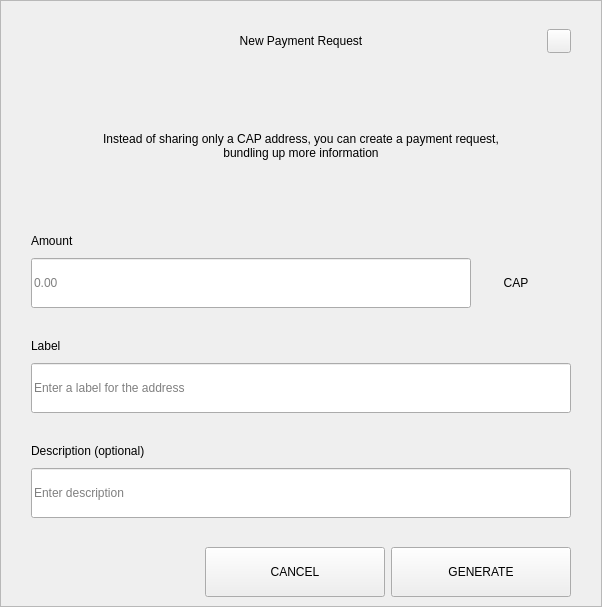
<?xml version="1.0" encoding="UTF-8"?>
<ui version="4.0">
 <class>RequestDialog</class>
 <widget class="QDialog" name="RequestDialog">
  <property name="geometry">
   <rect>
    <x>0</x>
    <y>0</y>
    <width>602</width>
    <height>607</height>
   </rect>
  </property>
  <property name="windowTitle">
   <string>Dialog</string>
  </property>
  <layout class="QVBoxLayout" name="verticalLayout_5">
   <property name="spacing">
    <number>0</number>
   </property>
   <property name="leftMargin">
    <number>0</number>
   </property>
   <property name="topMargin">
    <number>0</number>
   </property>
   <property name="rightMargin">
    <number>0</number>
   </property>
   <property name="bottomMargin">
    <number>0</number>
   </property>
   <item>
    <widget class="QFrame" name="frame">
     <property name="styleSheet">
      <string notr="true"/>
     </property>
     <property name="frameShape">
      <enum>QFrame::StyledPanel</enum>
     </property>
     <property name="frameShadow">
      <enum>QFrame::Raised</enum>
     </property>
     <layout class="QVBoxLayout" name="verticalLayout_4" stretch="1,0,0">
      <property name="spacing">
       <number>0</number>
      </property>
      <property name="leftMargin">
       <number>30</number>
      </property>
      <property name="topMargin">
       <number>20</number>
      </property>
      <property name="rightMargin">
       <number>30</number>
      </property>
      <property name="bottomMargin">
       <number>0</number>
      </property>
      <item>
       <layout class="QHBoxLayout" name="horizontalLayout_3">
        <property name="spacing">
         <number>0</number>
        </property>
        <item>
         <spacer name="horizontalSpacer_21">
          <property name="orientation">
           <enum>Qt::Horizontal</enum>
          </property>
          <property name="sizeHint" stdset="0">
           <size>
            <width>40</width>
            <height>20</height>
           </size>
          </property>
         </spacer>
        </item>
        <item>
         <widget class="QLabel" name="labelTitle">
          <property name="minimumSize">
           <size>
            <width>0</width>
            <height>40</height>
           </size>
          </property>
          <property name="maximumSize">
           <size>
            <width>16777215</width>
            <height>40</height>
           </size>
          </property>
          <property name="styleSheet">
           <string notr="true">padding-left:24px;</string>
          </property>
          <property name="text">
           <string>New Payment Request</string>
          </property>
          <property name="alignment">
           <set>Qt::AlignCenter</set>
          </property>
          <property name="margin">
           <number>7</number>
          </property>
         </widget>
        </item>
        <item>
         <spacer name="horizontalSpacer">
          <property name="orientation">
           <enum>Qt::Horizontal</enum>
          </property>
          <property name="sizeHint" stdset="0">
           <size>
            <width>40</width>
            <height>20</height>
           </size>
          </property>
         </spacer>
        </item>
        <item>
         <widget class="QPushButton" name="btnEsc">
          <property name="minimumSize">
           <size>
            <width>24</width>
            <height>24</height>
           </size>
          </property>
          <property name="maximumSize">
           <size>
            <width>24</width>
            <height>24</height>
           </size>
          </property>
          <property name="focusPolicy">
           <enum>Qt::NoFocus</enum>
          </property>
          <property name="text">
           <string/>
          </property>
         </widget>
        </item>
       </layout>
      </item>
      <item>
       <widget class="QStackedWidget" name="stack">
        <property name="minimumSize">
         <size>
          <width>540</width>
          <height>0</height>
         </size>
        </property>
        <property name="maximumSize">
         <size>
          <width>540</width>
          <height>16777215</height>
         </size>
        </property>
        <property name="currentIndex">
         <number>0</number>
        </property>
        <widget class="QWidget" name="page_1">
         <property name="minimumSize">
          <size>
           <width>540</width>
           <height>0</height>
          </size>
         </property>
         <property name="maximumSize">
          <size>
           <width>540</width>
           <height>16777215</height>
          </size>
         </property>
         <layout class="QVBoxLayout" name="layout1">
          <property name="spacing">
           <number>0</number>
          </property>
          <property name="leftMargin">
           <number>0</number>
          </property>
          <property name="topMargin">
           <number>0</number>
          </property>
          <property name="rightMargin">
           <number>0</number>
          </property>
          <property name="bottomMargin">
           <number>0</number>
          </property>
          <item>
           <spacer name="verticalSpacer_21">
            <property name="orientation">
             <enum>Qt::Vertical</enum>
            </property>
            <property name="sizeType">
             <enum>QSizePolicy::Fixed</enum>
            </property>
            <property name="sizeHint" stdset="0">
             <size>
              <width>20</width>
              <height>30</height>
             </size>
            </property>
           </spacer>
          </item>
          <item alignment="Qt::AlignHCenter">
           <widget class="QLabel" name="labelMessage">
            <property name="minimumSize">
             <size>
              <width>400</width>
              <height>50</height>
             </size>
            </property>
            <property name="text">
             <string>Instead of sharing only a CAP address, you can create a payment request, bundling up more information</string>
            </property>
            <property name="alignment">
             <set>Qt::AlignCenter</set>
            </property>
            <property name="wordWrap">
             <bool>true</bool>
            </property>
           </widget>
          </item>
          <item alignment="Qt::AlignBottom">
           <widget class="QWidget" name="containerAmount" native="true">
            <layout class="QVBoxLayout" name="verticalLayout">
             <property name="spacing">
              <number>9</number>
             </property>
             <property name="leftMargin">
              <number>0</number>
             </property>
             <property name="topMargin">
              <number>0</number>
             </property>
             <property name="rightMargin">
              <number>0</number>
             </property>
             <property name="bottomMargin">
              <number>0</number>
             </property>
             <item>
              <widget class="QLabel" name="labelSubtitleAmount">
               <property name="minimumSize">
                <size>
                 <width>350</width>
                 <height>16</height>
                </size>
               </property>
               <property name="maximumSize">
                <size>
                 <width>16777215</width>
                 <height>16</height>
                </size>
               </property>
               <property name="text">
                <string>Amount</string>
               </property>
              </widget>
             </item>
             <item alignment="Qt::AlignTop">
              <widget class="QWidget" name="layoutAmount" native="true">
               <layout class="QHBoxLayout" name="horizontalLayout" stretch="2,0">
                <property name="spacing">
                 <number>0</number>
                </property>
                <property name="leftMargin">
                 <number>0</number>
                </property>
                <property name="topMargin">
                 <number>0</number>
                </property>
                <property name="rightMargin">
                 <number>0</number>
                </property>
                <property name="bottomMargin">
                 <number>0</number>
                </property>
                <item>
                 <widget class="QLineEdit" name="lineEditAmount">
                  <property name="minimumSize">
                   <size>
                    <width>0</width>
                    <height>50</height>
                   </size>
                  </property>
                  <property name="maximumSize">
                   <size>
                    <width>16777215</width>
                    <height>50</height>
                   </size>
                  </property>
                  <property name="placeholderText">
                   <string notr="true">0.00</string>
                  </property>
                 </widget>
                </item>
                <item>
                 <widget class="QWidget" name="comboContainer" native="true">
                  <property name="minimumSize">
                   <size>
                    <width>100</width>
                    <height>50</height>
                   </size>
                  </property>
                  <property name="maximumSize">
                   <size>
                    <width>16777215</width>
                    <height>50</height>
                   </size>
                  </property>
                  <layout class="QHBoxLayout" name="horizontalLayout_31">
                   <property name="spacing">
                    <number>0</number>
                   </property>
                   <property name="leftMargin">
                    <number>0</number>
                   </property>
                   <property name="topMargin">
                    <number>0</number>
                   </property>
                   <property name="rightMargin">
                    <number>10</number>
                   </property>
                   <property name="bottomMargin">
                    <number>0</number>
                   </property>
                   <item>
                    <widget class="QLabel" name="comboBoxCoin">
                     <property name="text">
                      <string>CAP</string>
                     </property>
                     <property name="alignment">
                      <set>Qt::AlignCenter</set>
                     </property>
                    </widget>
                   </item>
                  </layout>
                 </widget>
                </item>
               </layout>
              </widget>
             </item>
            </layout>
           </widget>
          </item>
          <item>
           <spacer name="verticalSpacer_31">
            <property name="orientation">
             <enum>Qt::Vertical</enum>
            </property>
            <property name="sizeType">
             <enum>QSizePolicy::Fixed</enum>
            </property>
            <property name="sizeHint" stdset="0">
             <size>
              <width>20</width>
              <height>30</height>
             </size>
            </property>
           </spacer>
          </item>
          <item>
           <layout class="QVBoxLayout" name="verticalLayoutLabel">
            <property name="spacing">
             <number>9</number>
            </property>
            <item>
             <widget class="QLabel" name="labelSubtitleLabel">
              <property name="minimumSize">
               <size>
                <width>0</width>
                <height>16</height>
               </size>
              </property>
              <property name="maximumSize">
               <size>
                <width>16777215</width>
                <height>16</height>
               </size>
              </property>
              <property name="text">
               <string>Label</string>
              </property>
             </widget>
            </item>
            <item>
             <widget class="QLineEdit" name="lineEditLabel">
              <property name="minimumSize">
               <size>
                <width>0</width>
                <height>50</height>
               </size>
              </property>
              <property name="maximumSize">
               <size>
                <width>16777215</width>
                <height>50</height>
               </size>
              </property>
              <property name="placeholderText">
               <string>Enter a label for the address</string>
              </property>
             </widget>
            </item>
           </layout>
          </item>
          <item>
           <spacer name="verticalSpacer_34">
            <property name="orientation">
             <enum>Qt::Vertical</enum>
            </property>
            <property name="sizeType">
             <enum>QSizePolicy::Fixed</enum>
            </property>
            <property name="sizeHint" stdset="0">
             <size>
              <width>20</width>
              <height>30</height>
             </size>
            </property>
           </spacer>
          </item>
          <item>
           <layout class="QVBoxLayout" name="verticalLayoutDescription">
            <property name="spacing">
             <number>9</number>
            </property>
            <item>
             <widget class="QLabel" name="labelSubtitleDescription">
              <property name="minimumSize">
               <size>
                <width>0</width>
                <height>16</height>
               </size>
              </property>
              <property name="maximumSize">
               <size>
                <width>16777215</width>
                <height>16</height>
               </size>
              </property>
              <property name="text">
               <string>Description (optional)</string>
              </property>
             </widget>
            </item>
            <item>
             <widget class="QLineEdit" name="lineEditDescription">
              <property name="minimumSize">
               <size>
                <width>0</width>
                <height>50</height>
               </size>
              </property>
              <property name="maximumSize">
               <size>
                <width>16777215</width>
                <height>50</height>
               </size>
              </property>
              <property name="placeholderText">
               <string>Enter description</string>
              </property>
             </widget>
            </item>
            <item>
             <spacer name="verticalSpacer_4">
              <property name="orientation">
               <enum>Qt::Vertical</enum>
              </property>
              <property name="sizeType">
               <enum>QSizePolicy::Fixed</enum>
              </property>
              <property name="sizeHint" stdset="0">
               <size>
                <width>20</width>
                <height>20</height>
               </size>
              </property>
             </spacer>
            </item>
           </layout>
          </item>
         </layout>
        </widget>
        <widget class="QWidget" name="page_2">
         <layout class="QVBoxLayout" name="layout2">
          <item>
           <spacer name="verticalSpacer_5">
            <property name="orientation">
             <enum>Qt::Vertical</enum>
            </property>
            <property name="sizeType">
             <enum>QSizePolicy::Fixed</enum>
            </property>
            <property name="sizeHint" stdset="0">
             <size>
              <width>20</width>
              <height>50</height>
             </size>
            </property>
           </spacer>
          </item>
          <item alignment="Qt::AlignHCenter">
           <widget class="QLabel" name="labelQrImg">
            <property name="minimumSize">
             <size>
              <width>260</width>
              <height>260</height>
             </size>
            </property>
            <property name="maximumSize">
             <size>
              <width>260</width>
              <height>260</height>
             </size>
            </property>
            <property name="text">
             <string/>
            </property>
            <property name="alignment">
             <set>Qt::AlignCenter</set>
            </property>
           </widget>
          </item>
          <item>
           <spacer name="verticalSpacer_2">
            <property name="orientation">
             <enum>Qt::Vertical</enum>
            </property>
            <property name="sizeType">
             <enum>QSizePolicy::Fixed</enum>
            </property>
            <property name="sizeHint" stdset="0">
             <size>
              <width>20</width>
              <height>30</height>
             </size>
            </property>
           </spacer>
          </item>
          <item alignment="Qt::AlignHCenter">
           <widget class="QLabel" name="labelAddress">
            <property name="text">
             <string>D7VFR83SQbiezrW72hjcWJtcfip5krte2Z </string>
            </property>
           </widget>
          </item>
          <item>
           <spacer name="verticalSpacer_32">
            <property name="orientation">
             <enum>Qt::Vertical</enum>
            </property>
            <property name="sizeType">
             <enum>QSizePolicy::Expanding</enum>
            </property>
            <property name="sizeHint" stdset="0">
             <size>
              <width>20</width>
              <height>20</height>
             </size>
            </property>
           </spacer>
          </item>
          <item>
           <layout class="QHBoxLayout" name="horizontal">
            <property name="leftMargin">
             <number>20</number>
            </property>
            <property name="rightMargin">
             <number>20</number>
            </property>
            <property name="bottomMargin">
             <number>20</number>
            </property>
            <item>
             <spacer name="horizontalSpacer_4">
              <property name="orientation">
               <enum>Qt::Horizontal</enum>
              </property>
              <property name="sizeHint" stdset="0">
               <size>
                <width>40</width>
                <height>20</height>
               </size>
              </property>
             </spacer>
            </item>
            <item>
             <widget class="QPushButton" name="btnCopyAddress">
              <property name="minimumSize">
               <size>
                <width>180</width>
                <height>50</height>
               </size>
              </property>
              <property name="text">
               <string>COPY ADDRESS</string>
              </property>
             </widget>
            </item>
            <item>
             <widget class="QPushButton" name="btnCopyUrl">
              <property name="minimumSize">
               <size>
                <width>180</width>
                <height>50</height>
               </size>
              </property>
              <property name="text">
               <string>COPY URL</string>
              </property>
             </widget>
            </item>
            <item>
             <spacer name="horizontalSpacer_2">
              <property name="orientation">
               <enum>Qt::Horizontal</enum>
              </property>
              <property name="sizeHint" stdset="0">
               <size>
                <width>40</width>
                <height>20</height>
               </size>
              </property>
             </spacer>
            </item>
           </layout>
          </item>
         </layout>
        </widget>
       </widget>
      </item>
      <item>
       <widget class="QWidget" name="buttonsStack" native="true">
        <layout class="QHBoxLayout" name="horizontalLayout_5">
         <property name="leftMargin">
          <number>20</number>
         </property>
         <property name="rightMargin">
          <number>0</number>
         </property>
         <item>
          <spacer name="horizontalSpacer_41">
           <property name="orientation">
            <enum>Qt::Horizontal</enum>
           </property>
           <property name="sizeHint" stdset="0">
            <size>
             <width>40</width>
             <height>20</height>
            </size>
           </property>
          </spacer>
         </item>
         <item>
          <widget class="QPushButton" name="btnCancel">
           <property name="minimumSize">
            <size>
             <width>180</width>
             <height>50</height>
            </size>
           </property>
           <property name="focusPolicy">
            <enum>Qt::NoFocus</enum>
           </property>
           <property name="text">
            <string>CANCEL</string>
           </property>
          </widget>
         </item>
         <item>
          <widget class="QPushButton" name="btnSave">
           <property name="minimumSize">
            <size>
             <width>180</width>
             <height>50</height>
            </size>
           </property>
           <property name="focusPolicy">
            <enum>Qt::NoFocus</enum>
           </property>
           <property name="text">
            <string>GENERATE</string>
           </property>
          </widget>
         </item>
        </layout>
       </widget>
      </item>
     </layout>
    </widget>
   </item>
  </layout>
 </widget>
 <resources/>
 <connections/>
</ui>
